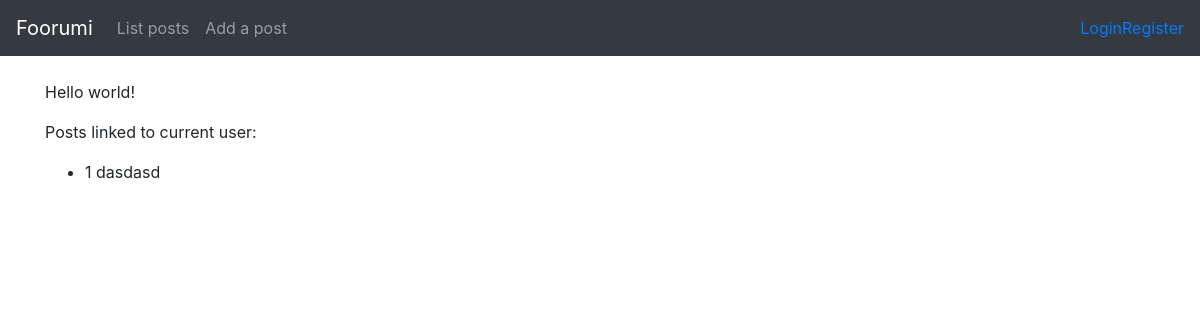
Before: / with the older database file.
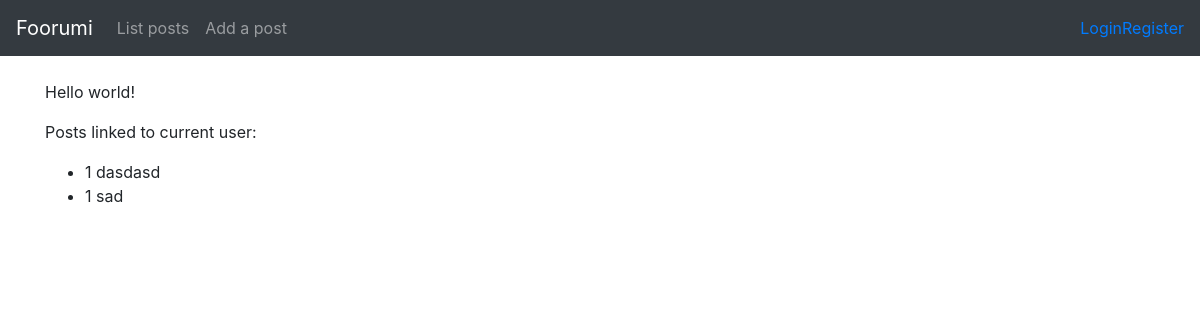
After: the same page with the newer database file.
### application/article/models.py (models this page shows, shortened)
class Article(Base):
    id = db.Column(db.Integer, primary_key=True)
    date_created = db.Column(db.DateTime, default=db.func.current_timestamp())
    date_modified = db.Column(db.DateTime, default=db.func.current_timestamp(), onupdate=db.func.current_timestamp())
    postname = db.Column(db.String(144), nullable=False)
    active = db.Column(db.Boolean, nullable=False)
    text = db.Column(db.String(2000), nullable=False)
    account_id = db.Column(db.Integer, db.ForeignKey('account.id'),
                            nullable=False)

### application/views.py (the view)
@app.route('/')
def index():
    return render_template("index.html", linked_posts=User.find_linked_active_posts())

### application/auth/models.py (called while the page is built)
    @staticmethod
    def find_linked_active_posts():
        stmt = text("SELECT Account.id, Article.postname FROM Account"
                    " JOIN Article ON Article.account_id = Account.id"
                    " GROUP BY Account.id, Article.postname")
        res = db.engine.execute(stmt)
        response = []
        for row in res:
            response.append({"id":row[0], "postname":row[1]})
        return response

### application/templates/index.html
{% extends "layout.html" %}
{% block body %}
<p>
  Hello world!
</p>
{% if linked_posts is defined %}
<p>
  Posts linked to current user:
</p>
<ul>
  {% for user in linked_posts %}
  <li>
    {{user.id}} {{user.postname}}
  </li>
  {% endfor %}
</ul>
{% endif %}
{% endblock %}

### application/templates/layout.html (shortened to what this page needs)
<!DOCTYPE html>
<html>
  <head>
	<link rel="stylesheet" href="https://maxcdn.bootstrapcdn.com/bootstrap/4.0.0/css/bootstrap.min.css">
  </head>
  <body>
    <nav class="navbar navbar-expand-md navbar-dark bg-dark mb-4">
	<a class="navbar-brand" href="{{ url_for('index') }}">Foorumi</a>
	<div class="collapse navbar-collapse" id="navbarCollapse">
          <ul class="navbar-nav mr-auto">
            <li class="nav-item">
              <a class="nav-link" href="{{ url_for('article_index') }} ">List posts</a>
            </li>
            <li class="nav-item">
              <a class="nav-link" href="{{ url_for('article_form') }} ">Add a post</a>
            </li>
          </ul>
	<div class="form-inline mt-2 mt-md-0">
	{% if current_user.is_authenticated %}
	<a href="{{ url_for('auth_logout') }}">Hello {{ current_user.name }} -- Logout</a>
	<a href="{{ url_for('groups_form') }}">Create a group</a>
	<a href="{{ url_for('groups_list') }}">Join a group</a>
	  {% else %}
	<a href="{{ url_for('auth_login') }}">Login</a>
	<a href="{{ url_for('auth_form') }}">Register</a>
	  {% endif %}
          </div>
		</div>
      </nav>
    <main role="main" class="container">
    {% block body %}{% endblock %}
  </body>
</html>

Changed rows visible on the page:
added Article: id "1", postname "sad"
